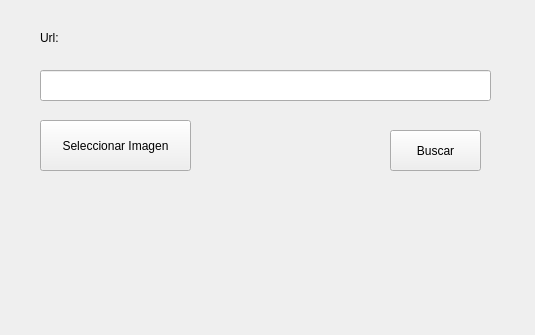
<?xml version="1.0" encoding="UTF-8"?>
<ui version="4.0">
 <class>ventana</class>
 <widget class="QWidget" name="ventana">
  <property name="geometry">
   <rect>
    <x>0</x>
    <y>0</y>
    <width>535</width>
    <height>335</height>
   </rect>
  </property>
  <property name="windowTitle">
   <string>ventana</string>
  </property>
  <widget class="QPushButton" name="Buscar">
   <property name="geometry">
    <rect>
     <x>390</x>
     <y>130</y>
     <width>91</width>
     <height>41</height>
    </rect>
   </property>
   <property name="text">
    <string>Buscar</string>
   </property>
  </widget>
  <widget class="QLineEdit" name="leUrl">
   <property name="geometry">
    <rect>
     <x>40</x>
     <y>70</y>
     <width>451</width>
     <height>31</height>
    </rect>
   </property>
  </widget>
  <widget class="QLabel" name="lUrl">
   <property name="geometry">
    <rect>
     <x>40</x>
     <y>30</y>
     <width>56</width>
     <height>16</height>
    </rect>
   </property>
   <property name="text">
    <string>Url:</string>
   </property>
  </widget>
  <widget class="QPushButton" name="seleccuinarImagen">
   <property name="geometry">
    <rect>
     <x>40</x>
     <y>120</y>
     <width>151</width>
     <height>51</height>
    </rect>
   </property>
   <property name="text">
    <string>Seleccionar Imagen</string>
   </property>
  </widget>
 </widget>
 <resources/>
 <connections/>
</ui>
